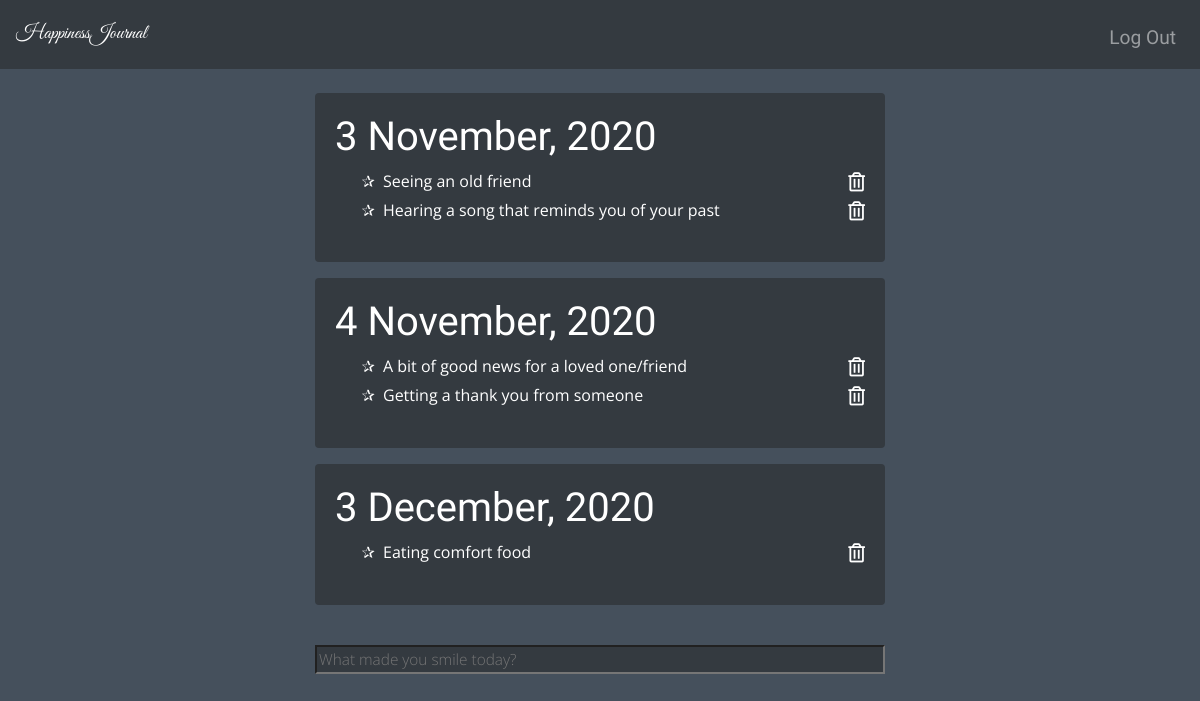
The page / (signed in) on the database its author committed.
### tables this page shows
CREATE TABLE 'records' (
    'id' INTEGER PRIMARY KEY AUTOINCREMENT NOT NULL, 
    'user_id' INTEGER NOT NULL,
    'name' TEXT NOT NULL,
    'timestamp' DATETIME NOT NULL DEFAULT CURRENT_TIMESTAMP,
    FOREIGN KEY (user_id) REFERENCES users(id)
);

### app.py (the view)
@app.route("/")
def index():
    id = session.get("user_id")
    if id != None:
        rows = db.execute("SELECT * FROM records WHERE user_id = :id", id=id)
        records = convert_records(rows)
    else:
        records = None
    return render_template("index.html", records=records)

### app.py (called while the page is built)
@app.after_request
def after_request(response):
    response.headers["Cache-Control"] = "no-cache, no-store, must-revalidate"
    response.headers["Expires"] = 0
    response.headers["Pragma"] = "no-cache"
    return response

def convert_records(rows):
    records = {}
    for row in rows:
        date = datetime.fromisoformat(row['timestamp']).strftime("%-d %B, %Y")
        records[date] = records.get(date, [])
        records[date].append({
            'id': row['id'],
            'name': row['name']
        })
    print(records)
    return records

### templates/index.html (shortened to what this page needs)
{% extends "layout.html" %}
{% block body %}
    {% if session.get('user_id') %}
        {% if records == {} %}
        <h2>Nothing here yet</h2>
        {% else %}
        {% for key in records %}
            <div class="date-card">
                <ul class="date-list">
                        <li>
                            <h1>{{ key }}</h1>
                            <ul class="record-list">
                                {% for record in records[key] %}
                                    <li>
                                        <div class="d-flex justify-content-between">
                                            {{ record['name'] }}
                                            <a class="a-white" href="/delete/{{ record['id'] }}"><i class="far fa-trash-alt"></i></a>
                                        </div>
                                    </li>
                                {% endfor %}
                            </ul>
                        </li>
                    </ul>
                </div>
            {% endfor %}
        {% endif %}
        <form class="record-form" action="/write" method="post">
            <input type="text" name="name" autocomplete="off" placeholder="What made you smile today?">
        </form>
    {% endif %}
{% endblock %}

### templates/layout.html (shortened to what this page needs)
<!DOCTYPE html>
<html lang="en">
<head>
    <link rel="stylesheet" href="https://use.fontawesome.com/releases/v5.15.1/css/all.css">
    <link rel="stylesheet" href="https://cdn.jsdelivr.net/npm/bootstrap@4.5.3/dist/css/bootstrap.min.css">
    <link rel="stylesheet" href="/static/styles.css">
</head>
<body class="bg-body">
    <nav class="navbar navbar-expand-md navbar-dark bg-dark">
        <a class="navbar-brand text-title" href="/">HappinessJournal</span></a>
        <div class="collapse navbar-collapse" id="navbar">
            {% if session.user_id %}
            <ul class="navbar-nav ml-auto mt-2">
                <li class="nav-item"><a class="nav-link" href="/logout">Log Out</a></li>
            </ul>
            {% else %}
            <ul class="navbar-nav ml-auto mt-2">
                <li class="nav-item"><a class="nav-link" href="/register">Register</a></li>
                <li class="nav-item"><a class="nav-link" href="/login">Log In</a></li>
            </ul>
            {% endif %}
        </div>
    </nav>
    <div class="container main">
        {% block body %}
        {% endblock %}
    </div>
</body>
</html>

### static/styles.css (style rules this page uses)
.text-title { font-family: 'Great Vibes', cursive; }
form, .card { font-size: larger; letter-spacing: 0.1em; font-family: 'Annie Use Your Telescope', cursive; }
a { font-family: 'Nanum Pen Script', cursive; font-size: 1.2em; }
h1, h2, h3 { font-family: 'Tangerine', cursive; }
input, li { font-family: 'Open Sans', sans-serif; }
.bg-body { background-color: #45505c; color: white; }
.main { max-width: 600px; margin: 24px auto; }
form { background-color: #343a40; padding: 20px; border-radius: 4px; }
.record-form { margin-top: 40px; padding: 0; }
.record-form input { background: transparent; width: 100%; font-family: 'Open Sans', sans-serif; font-size: 0.8em; font-weight: lighter; }
.date-list { list-style: none; padding: 0; }
.record-list { list-style: "✰"; }
.record-list li { padding-left: 8px; }
.date-card { background-color: #343a40; padding: 20px; border-radius: 4px; margin-bottom: 16px; }
.a-white { color: white; }

### rows shown on the page
records: name "Seeing an old friend"
records: name "Hearing a song that reminds you of your past"
records: name "A bit of good news for a loved one/friend"
records: name "Getting a thank you from someone"
records: name "Eating comfort food"

### other values the page prints
{{ key }} "3 November, 2020" "4 November, 2020" "3 December, 2020"
